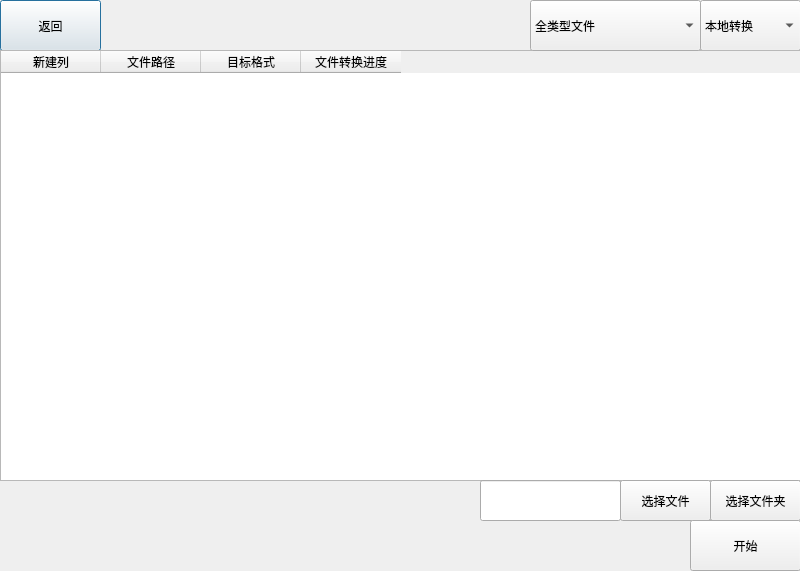
<?xml version="1.0" encoding="UTF-8"?>
<ui version="4.0">
 <class>Dialog</class>
 <widget class="QDialog" name="Dialog">
  <property name="geometry">
   <rect>
    <x>0</x>
    <y>0</y>
    <width>800</width>
    <height>571</height>
   </rect>
  </property>
  <property name="windowTitle">
   <string>Dialog</string>
  </property>
  <widget class="QPushButton" name="pushButton">
   <property name="geometry">
    <rect>
     <x>0</x>
     <y>0</y>
     <width>101</width>
     <height>51</height>
    </rect>
   </property>
   <property name="text">
    <string>返回</string>
   </property>
  </widget>
  <widget class="QComboBox" name="mode">
   <property name="geometry">
    <rect>
     <x>700</x>
     <y>0</y>
     <width>101</width>
     <height>51</height>
    </rect>
   </property>
   <item>
    <property name="text">
     <string>本地转换</string>
    </property>
   </item>
   <item>
    <property name="text">
     <string>云转换</string>
    </property>
   </item>
  </widget>
  <widget class="QTableWidget" name="tableWidget">
   <property name="geometry">
    <rect>
     <x>0</x>
     <y>50</y>
     <width>801</width>
     <height>431</height>
    </rect>
   </property>
   <column>
    <property name="text">
     <string>新建列</string>
    </property>
   </column>
   <column>
    <property name="text">
     <string>文件路径</string>
    </property>
   </column>
   <column>
    <property name="text">
     <string>目标格式</string>
    </property>
   </column>
   <column>
    <property name="text">
     <string>文件转换进度</string>
    </property>
   </column>
  </widget>
  <widget class="QPushButton" name="file">
   <property name="geometry">
    <rect>
     <x>620</x>
     <y>480</y>
     <width>91</width>
     <height>41</height>
    </rect>
   </property>
   <property name="text">
    <string>选择文件</string>
   </property>
  </widget>
  <widget class="QPushButton" name="document">
   <property name="geometry">
    <rect>
     <x>710</x>
     <y>480</y>
     <width>91</width>
     <height>41</height>
    </rect>
   </property>
   <property name="text">
    <string>选择文件夹</string>
   </property>
  </widget>
  <widget class="QPushButton" name="begin">
   <property name="geometry">
    <rect>
     <x>690</x>
     <y>520</y>
     <width>111</width>
     <height>51</height>
    </rect>
   </property>
   <property name="text">
    <string>开始</string>
   </property>
  </widget>
  <widget class="QLineEdit" name="lineEdit">
   <property name="geometry">
    <rect>
     <x>480</x>
     <y>480</y>
     <width>141</width>
     <height>41</height>
    </rect>
   </property>
  </widget>
  <widget class="QComboBox" name="mode_2">
   <property name="geometry">
    <rect>
     <x>530</x>
     <y>0</y>
     <width>171</width>
     <height>51</height>
    </rect>
   </property>
   <item>
    <property name="text">
     <string>全类型文件</string>
    </property>
   </item>
   <item>
    <property name="text">
     <string>文档类</string>
    </property>
   </item>
   <item>
    <property name="text">
     <string>音频类</string>
    </property>
   </item>
   <item>
    <property name="text">
     <string>图片类</string>
    </property>
   </item>
  </widget>
 </widget>
 <resources/>
 <connections/>
</ui>
